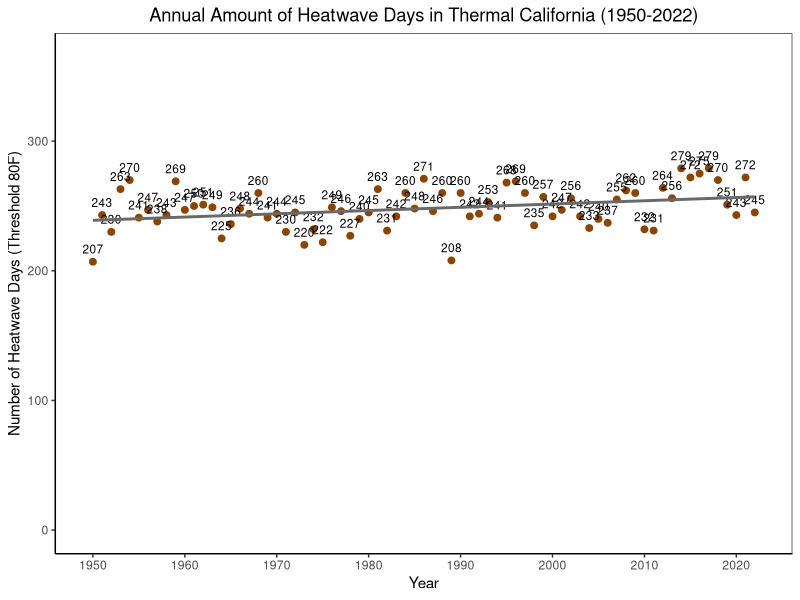
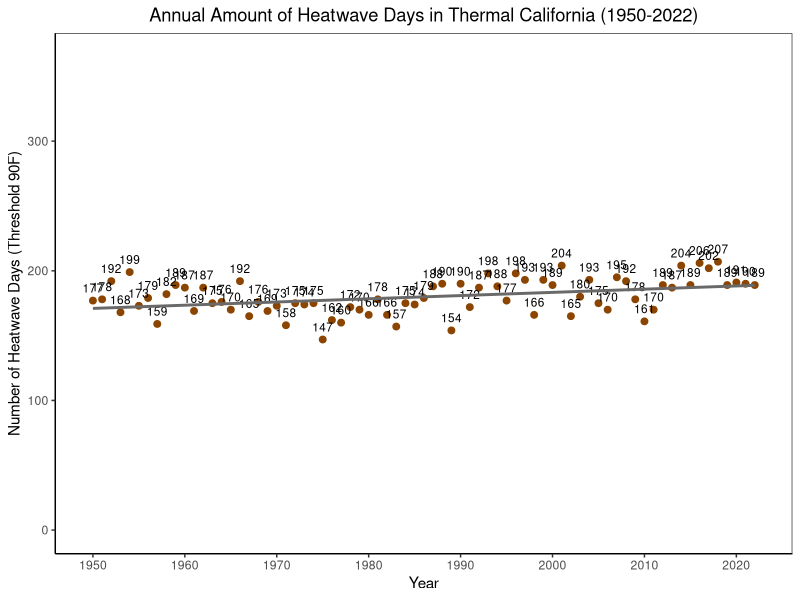
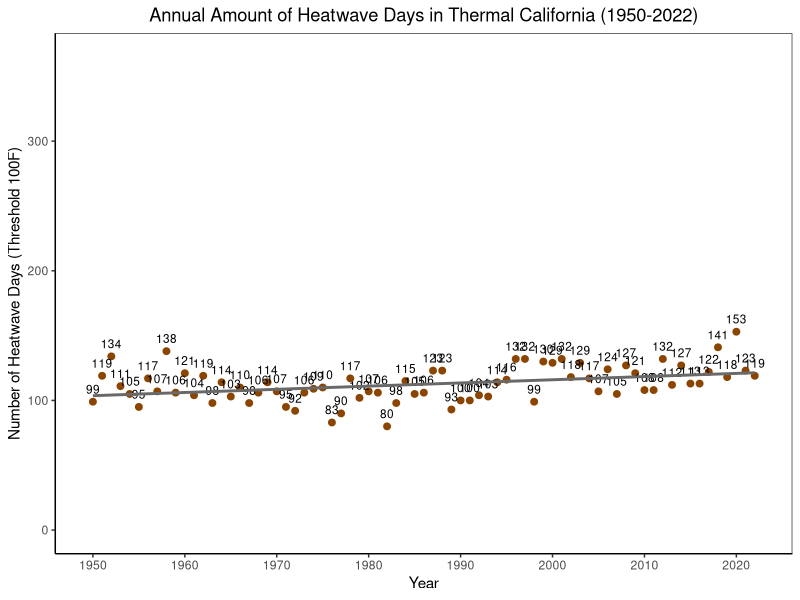
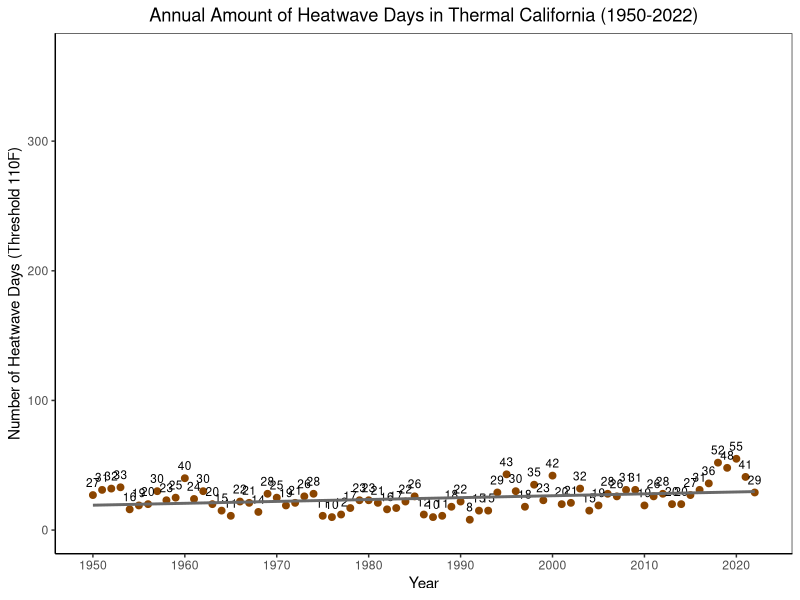
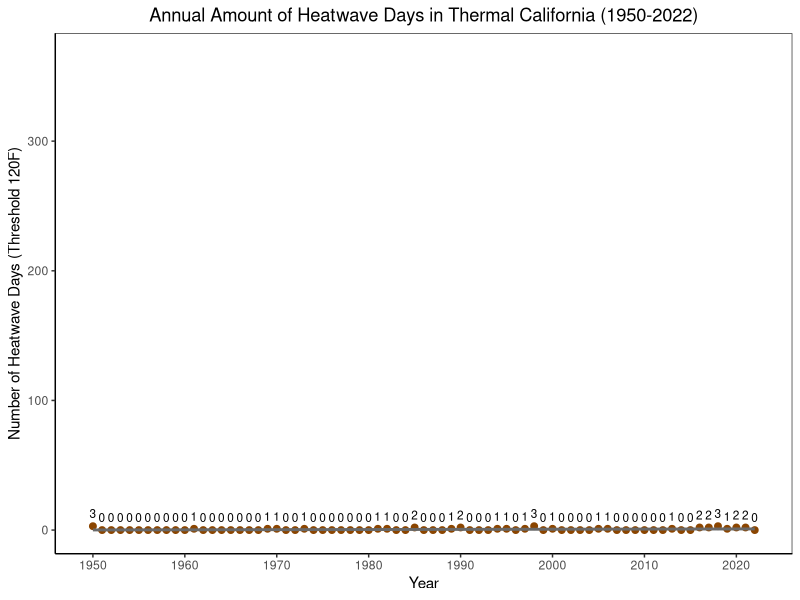
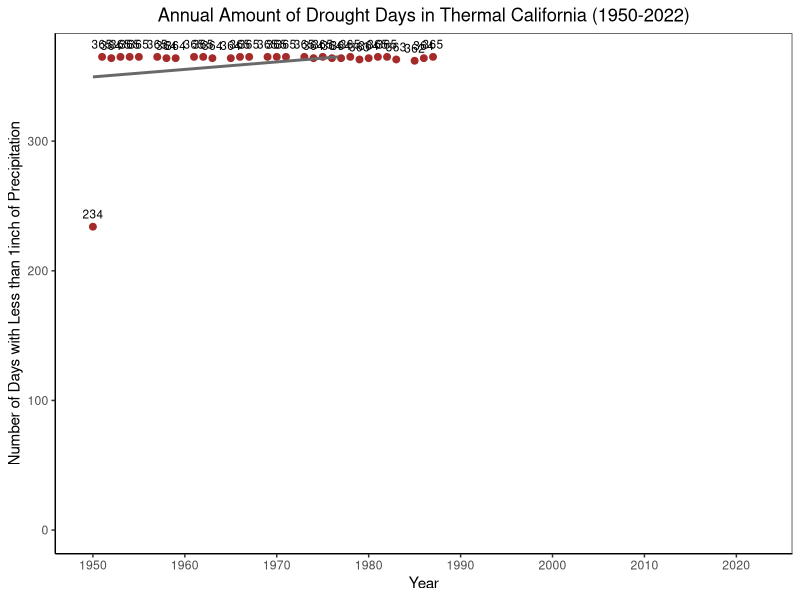

Reproduce these figures in R, in order. (Note: this script raises an error after producing the figures.)
## ---- chunk 1
knitr::opts_chunk$set(echo = TRUE)

# load pacakges
library(lubridate)
library(tidyverse)
## ---- chunk 2
clim <- read.table("thermal_precip_temp.csv", fill=TRUE, sep=',', header=T) # read in the data
  
head(clim) #this lets us look at our data table in the Rmarkdown rather than having to navigate to the data table in the environment

climtidy <- clim %>% 
  select(DATE, PRCP, TMAX, TMIN) %>% # selected the columns I want to keep which include date, precipitation, temperature max, and temperature minimum
  mutate(DATE = mdy(DATE)) %>% # converts the date column into the 'date' class
  mutate(YEAR = year(DATE)) # Create new column with just the year in it
  


## ---- chunk 3
heatwavedays <- climtidy %>% 
  mutate(HEATWAVE = ifelse(clim$TMAX >= 80, 1, 0)) %>% # created a new column that puts a 1 down if temp was 80F or higher, and a 0 for all other temperatures. If different heatwave threshold is selected, change the 80 to the new heatwave threshold
  drop_na() # remove NA values, this removed 26 observations
  
  
## ---- chunk 4
# look at data in a chart

heatwavedaystidy <- heatwavedays %>% 
  select(YEAR, HEATWAVE) %>% # pull out only year and heatwave columns
  group_by(YEAR) %>% # have r recognize that the data can be organized into years
  summarise(across(c(HEATWAVE), # add up the number of days a heat wave has occurred in each year
                   list(sum = sum)))

heatwavedaystidy # view table
## ---- chunk 5
# visualize heatwave days in a graph

ggplot(heatwavedaystidy, aes(x = YEAR, y = HEATWAVE_sum)) +
  geom_point(color = "darkorange4", size = 2) +
  geom_text(mapping = aes (label = HEATWAVE_sum), 
            position = position_dodge(width = 0.9), 
            cex = 3, 
            vjust = -0.9) +
  geom_smooth(method = 'lm', se = FALSE, color = "dimgrey") +
  labs(y = "Number of Heatwave Days (Threshold 80F)",
       x = "Year",
       title = "Annual Amount of Heatwave Days in Thermal California (1950-2022)") + 
  theme_bw() + 
  theme(plot.title = element_text(hjust = 0.5),
        panel.grid.major = element_blank(),
        panel.grid.minor = element_blank(),
        axis.line = element_line(color = "black")) + 
    ylim(0, 365) +
  scale_x_continuous(breaks = c(1950, 1960, 1970, 1980, 1990, 2000, 2010, 2020))


## ---- chunk 6
heatwavedays90 <- climtidy %>% 
  mutate(HEATWAVE = ifelse(clim$TMAX >= 90, 1, 0)) %>% # created a new column that puts a 1 down if temp was 90F or higher, and a 0 for all other temperatures. If different heatwave threshold is selected, change the 90 to the new heatwave threshold
  drop_na() # remove NA values

## ---- chunk 7
# look at data in a chart

heatwavedaystidy90 <- heatwavedays90 %>% 
  select(YEAR, HEATWAVE) %>% # pull out only year and heatwave columns
  group_by(YEAR) %>% # have r recognize that the data can be organized into years
  summarise(across(c(HEATWAVE), # add up the number of days a heat wave has occurred in each year
                   list(sum = sum)))

heatwavedaystidy90 # view table
## ---- chunk 8
# visualize heatwave days in a graph

ggplot(heatwavedaystidy90, aes(x = YEAR, y = HEATWAVE_sum)) +
  geom_point(color = "darkorange4", size = 2) +
  geom_text(mapping = aes (label = HEATWAVE_sum), 
            position = position_dodge(width = 0.9), 
            cex = 3, 
            vjust = -0.9) +
  geom_smooth(method = 'lm', se = FALSE, color = "dimgrey") +
  labs(y = "Number of Heatwave Days (Threshold 90F)",
       x = "Year",
       title = "Annual Amount of Heatwave Days in Thermal California (1950-2022)") + 
  theme_bw() + 
  theme(plot.title = element_text(hjust = 0.5),
        panel.grid.major = element_blank(),
        panel.grid.minor = element_blank(),
        axis.line = element_line(color = "black")) + 
    ylim(0, 365) +
  scale_x_continuous(breaks = c(1950, 1960, 1970, 1980, 1990, 2000, 2010, 2020))


## ---- chunk 9
heatwavedays100 <- climtidy %>% 
  mutate(HEATWAVE = ifelse(clim$TMAX >= 100, 1, 0)) %>% # created a new column that puts a 1 down if temp was 100F or higher, and a 0 for all other temperatures. If different heatwave threshold is selected, change the 100 to the new heatwave threshold
  drop_na() # remove NA values

## ---- chunk 10
# look at data in a chart

heatwavedaystidy100 <- heatwavedays100 %>% 
  select(YEAR, HEATWAVE) %>% # pull out only year and heatwave columns
  group_by(YEAR) %>% # have r recognize that the data can be organized into years
  summarise(across(c(HEATWAVE), # add up the number of days a heat wave has occurred in each year
                   list(sum = sum)))

heatwavedaystidy100 # view table
## ---- chunk 11
# visualize heatwave days in a graph

ggplot(heatwavedaystidy100, aes(x = YEAR, y = HEATWAVE_sum)) +
  geom_point(color = "darkorange4", size = 2) +
  geom_text(mapping = aes (label = HEATWAVE_sum), 
            position = position_dodge(width = 0.9), 
            cex = 3, 
            vjust = -0.9) +
  geom_smooth(method = 'lm', se = FALSE, color = "dimgrey") +
  labs(y = "Number of Heatwave Days (Threshold 100F)",
       x = "Year",
       title = "Annual Amount of Heatwave Days in Thermal California (1950-2022)") + 
  theme_bw() + 
  theme(plot.title = element_text(hjust = 0.5),
        panel.grid.major = element_blank(),
        panel.grid.minor = element_blank(),
        axis.line = element_line(color = "black")) + 
    ylim(0, 365) +
  scale_x_continuous(breaks = c(1950, 1960, 1970, 1980, 1990, 2000, 2010, 2020))


## ---- chunk 12
heatwavedays110 <- climtidy %>% 
  mutate(HEATWAVE = ifelse(clim$TMAX >= 110, 1, 0)) %>% # created a new column that puts a 1 down if temp was 110F or higher, and a 0 for all other temperatures. If different heatwave threshold is selected, change the 110 to the new heatwave threshold
  drop_na() # remove NA values

## ---- chunk 13
# look at data in a chart

heatwavedaystidy110 <- heatwavedays110 %>% 
  select(YEAR, HEATWAVE) %>% # pull out only year and heatwave columns
  group_by(YEAR) %>% # have r recognize that the data can be organized into years
  summarise(across(c(HEATWAVE), # add up the number of days a heat wave has occurred in each year
                   list(sum = sum)))

heatwavedaystidy110 # view table
## ---- chunk 14
# visualize heatwave days in a graph

ggplot(heatwavedaystidy110, aes(x = YEAR, y = HEATWAVE_sum)) +
  geom_point(color = "darkorange4", size = 2) +
  geom_text(mapping = aes (label = HEATWAVE_sum), 
            position = position_dodge(width = 0.9), 
            cex = 3, 
            vjust = -0.9) +
  geom_smooth(method = 'lm', se = FALSE, color = "dimgrey") +
  labs(y = "Number of Heatwave Days (Threshold 110F)",
       x = "Year",
       title = "Annual Amount of Heatwave Days in Thermal California (1950-2022)") + 
  theme_bw() + 
  theme(plot.title = element_text(hjust = 0.5),
        panel.grid.major = element_blank(),
        panel.grid.minor = element_blank(),
        axis.line = element_line(color = "black")) + 
    ylim(0, 365) +
  scale_x_continuous(breaks = c(1950, 1960, 1970, 1980, 1990, 2000, 2010, 2020))


## ---- chunk 15
heatwavedays120 <- climtidy %>% 
  mutate(HEATWAVE = ifelse(clim$TMAX >= 120, 1, 0)) %>% # created a new column that puts a 1 down if temp was 80F or higher, and a 0 for all other temperatures. If different heatwave threshold is selected, change the 80 to the new heatwave threshold
  drop_na() # remove NA values

## ---- chunk 16
# look at data in a chart

heatwavedaystidy120 <- heatwavedays120 %>% 
  select(YEAR, HEATWAVE) %>% # pull out only year and heatwave columns
  group_by(YEAR) %>% # have r recognize that the data can be organized into years
  summarise(across(c(HEATWAVE), # add up the number of days a heat wave has occurred in each year
                   list(sum = sum)))

heatwavedaystidy120 # view table
## ---- chunk 17
# visualize heatwave days in a graph

ggplot(heatwavedaystidy120, aes(x = YEAR, y = HEATWAVE_sum)) +
  geom_point(color = "darkorange4", size = 2) +
  geom_text(mapping = aes (label = HEATWAVE_sum), 
            position = position_dodge(width = 0.9), 
            cex = 3, 
            vjust = -0.9) +
  geom_smooth(method = 'lm', se = FALSE, color = "dimgrey") +
  labs(y = "Number of Heatwave Days (Threshold 120F)",
       x = "Year",
       title = "Annual Amount of Heatwave Days in Thermal California (1950-2022)") + 
  theme_bw() + 
  theme(plot.title = element_text(hjust = 0.5),
        panel.grid.major = element_blank(),
        panel.grid.minor = element_blank(),
        axis.line = element_line(color = "black")) + 
    ylim(0, 365) +
  scale_x_continuous(breaks = c(1950, 1960, 1970, 1980, 1990, 2000, 2010, 2020))


## ---- chunk 18
droughtdays <- climtidy %>% 
  mutate(DROUGHT = ifelse(clim$PRCP <= 1, 1, 0)) # If there is less than 1 inch of rain on that day, then put a 1 in the drought column

## ---- chunk 19
totaldroughtdays <- droughtdays %>% 
  select(YEAR, DROUGHT) %>% # pull out only year and drought columns
  group_by(YEAR) %>% # have r recognize that the data can be organized into years
  summarise(across(c(DROUGHT), # add up the number of days a drought has occurred in each year
                   list(sum = sum)))

totaldroughtdays # View table
## ---- chunk 20
# Loosing my damn mind aka visualizing the precipitation

ggplot(totaldroughtdays, aes(x = YEAR, y = DROUGHT_sum)) +
  geom_point(color = "brown", size = 2) +
  geom_text(mapping = aes (label = DROUGHT_sum), 
            position = position_dodge(width = 0.9), 
            cex = 3, 
            vjust = -0.9) +
  geom_smooth(method = 'lm', se = FALSE, color = "dimgrey") +
  labs(y = "Number of Days with Less than 1inch of Precipitation",
       x = "Year",
       title = "Annual Amount of Drought Days in Thermal California (1950-2022)") + 
  theme_bw() + 
  theme(plot.title = element_text(hjust = 0.5),
        panel.grid.major = element_blank(),
        panel.grid.minor = element_blank(),
        axis.line = element_line(color = "black")) + 
    ylim(0, 365) +
  scale_x_continuous(breaks = c(1950, 1960, 1970, 1980, 1990, 2000, 2010, 2020))


## ---- chunk 21

returnperiod=(totaldroughtdays+1)/sum(droughtdays$DROUGHT,na.rm=TRUE)

returnperiod

climtest <- clim

climtest$flood = ifelse(climtest$PRCP >= 1, 1, 0)
nyrs=length(unique(year(date)))

retper=(nyrs+1)/sum(clim$flood,na.rm=TRUE)

retper
